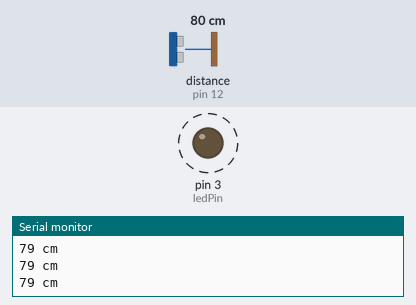
Recording of a sketch running on a simulated Arduino Uno, built with avr-gcc and run on an emulated ATmega328P. Parts: output pins drawn as LEDs (lit = HIGH), the last lines printed to the serial monitor. Wiring (inferred from the names in the program): ultrasonic range finder: trigger pin 13; echo pin 12. Dashed ring = blinking. The inputs (shaded band) are chosen by the test bench; at power-on: distance to the obstacle (sensor on pin 12) 80 cm. The echo pulse lasts 58.3 µs per cm; pins used as bus, display or sensor lines are not drawn.

Above: at 1.2 s.
1.3 s: distance to the obstacle (sensor on pin 12) set to 4 cm
3.1 s: distance to the obstacle (sensor on pin 12) set to 18 cm
At 3.68 s:
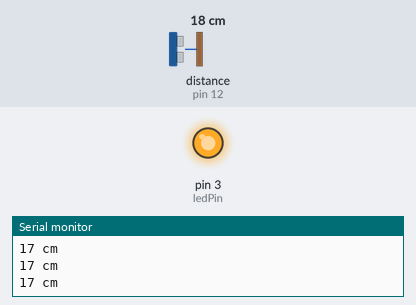
6.1 s: distance to the obstacle (sensor on pin 12) set to 178 cm
At 9.0 s:
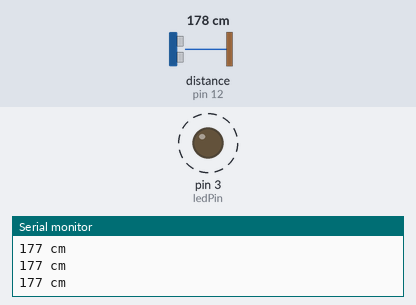
9.1 s: distance to the obstacle (sensor on pin 12) set to 184 cm
At 10.1 s:
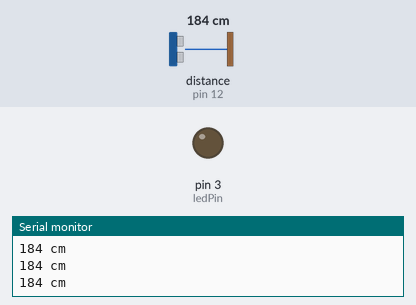
10.6 s: distance to the obstacle (sensor on pin 12) set to 35 cm
At 13.5 s:
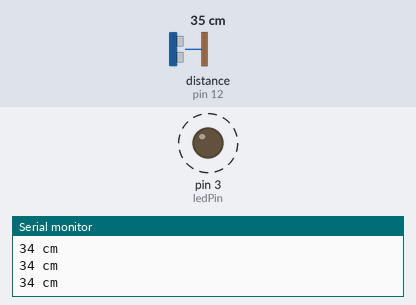
13.6 s: distance to the obstacle (sensor on pin 12) set to 9 cm
Timing chart, 0 to 16.1 s (numbered marks = the images above; inputs shaded):
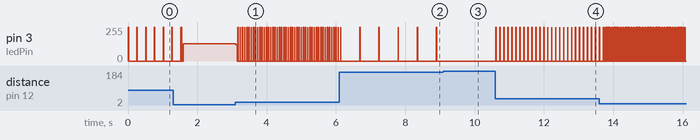

Measured:
- the behaviour switches between 181 and 182 cm on distance to the obstacle (sensor on pin 12) (found by bisection; images 2 and 3)
- after the input at 3.1 s, pin 3 (ledPin): 129/255 → 123/255 at once, then moves between 0/255 and 255/255, repeating every 0.06 s
- after the input at 6.1 s, pin 3 (ledPin): alternates 255/255 for 0.01 s and 0/255 for 0.54 s, starting after 0.59 s
- after the input at 9.1 s, pin 3 (ledPin): stops changing and stays 0/255
- after the input at 10.6 s, pin 3 (ledPin): alternates 255/255 for 0.01 s and 0/255 for 0.10 s, starting at once

The sketch:

sketch_parktronik.ino
```cpp
#define ledPin 3
#define trigPin 13
#define echoPin 12

void setup() {
  Serial.begin (9600);
  pinMode(ledPin, OUTPUT);
  pinMode(trigPin, OUTPUT);
  pinMode(echoPin, INPUT);
}

long readLen() {
  long duration, distance;

  digitalWrite(trigPin, LOW);
  delayMicroseconds(2);
  digitalWrite(trigPin, HIGH);
  delayMicroseconds(10);
  digitalWrite(trigPin, LOW);
  duration = pulseIn(echoPin, HIGH);//read signal from HC-SR04
  distance = (duration/2) / 29.1;//The Pace of Sound = 1 / Speed of Sound = 1 / 0.03435 = 29.1 ss/cm
  return distance;
}

void blink(int onTime, long offTime) {
  digitalWrite(ledPin, HIGH);
  delay(onTime);
  digitalWrite(ledPin, LOW);
  delay(offTime);
}

void loop() {
  long distance = readLen();
  Serial.print(distance);
  Serial.println(" cm");
  if (distance <= 180) {
    blink(10, distance * 3);
  }
}
```
